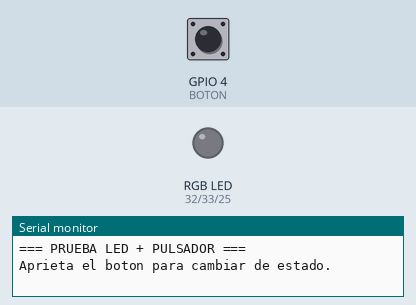
Recording of a sketch running on a simulated ESP32. Shown: an RGB LED mixed from three pins (HIGH = lit), the last lines printed to the serial monitor. Dashed ring = blinking. Inputs (shaded band) come from the test bench; at power-on: GPIO 4 (BOTON) HIGH.

Above: at 1.7 s.
1.8 s: GPIO 4 (BOTON) pulled LOW for 0.15 s
At 2.17 s:
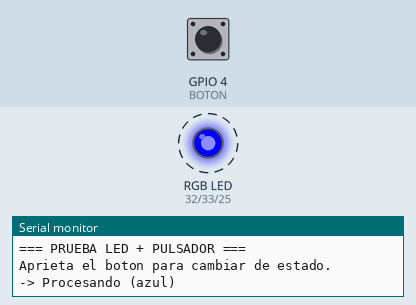
4.8 s: GPIO 4 (BOTON) pulled LOW for 1 s
At 6.7 s:
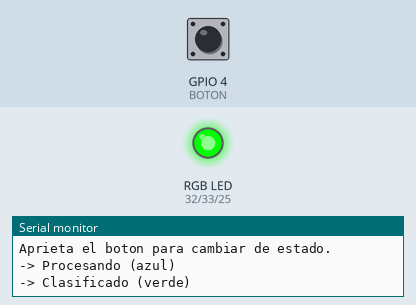
7.4 s: GPIO 4 (BOTON) pulled LOW for 0.15 s
At 8.6 s:
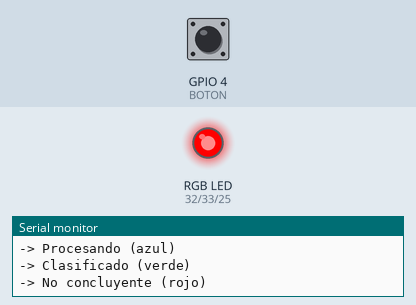
9.2 s: GPIO 4 (BOTON) pulsed LOW 2 times (0.12 s each, 0.3 s apart)
At 9.84 s:
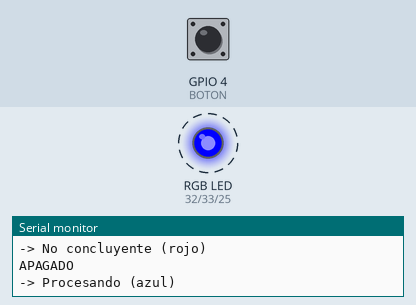
12.2 s: GPIO 4 (BOTON) pulled LOW for 3.2 s
At 12.9 s:
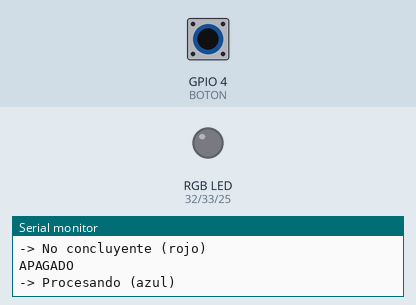
Timing chart, 0 to 17.1 s (numbered marks = the images above; inputs shaded):
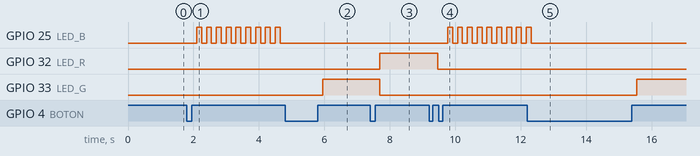

The sketch:

test_led_boton.ino
```cpp
/*
 * PRUEBA LED RGB + PULSADOR  -  ESP32 DevKit V1
 * ESTADO: PROBADO Y FUNCIONANDO
 *
 * LED catodo comun:  R -> 220ohm -> D32
 *                    G -> 220ohm -> D33
 *                    B -> 220ohm -> D25
 *                    pata larga -> GND
 * Pulsador:          una pata -> D4,  otra pata -> GND
 *
 * Cada toque del boton avanza al siguiente estado.
 */

#define LED_R   32
#define LED_G   33
#define LED_B   25
#define BOTON    4

int estado = 0;

void color(bool r, bool g, bool b) {
  digitalWrite(LED_R, r);
  digitalWrite(LED_G, g);
  digitalWrite(LED_B, b);
}

void setup() {
  Serial.begin(115200);
  delay(500);
  Serial.println("\n=== PRUEBA LED + PULSADOR ===");
  Serial.println("Aprieta el boton para cambiar de estado.\n");

  pinMode(LED_R, OUTPUT);
  pinMode(LED_G, OUTPUT);
  pinMode(LED_B, OUTPUT);
  pinMode(BOTON, INPUT_PULLUP);
  color(0, 0, 0);
}

void loop() {
  if (digitalRead(BOTON) == LOW) {
    delay(50);
    if (digitalRead(BOTON) == LOW) {
      while (digitalRead(BOTON) == LOW) delay(10);

      estado = (estado + 1) % 4;
      switch (estado) {
        case 0: Serial.println("APAGADO");                   break;
        case 1: Serial.println("-> Procesando (azul)");      break;
        case 2: Serial.println("-> Clasificado (verde)");    break;
        case 3: Serial.println("-> No concluyente (rojo)");  break;
      }
      delay(150);
    }
  }

  switch (estado) {
    case 0: color(0, 0, 0); break;
    case 1: color(0, 0, 1); delay(150); color(0, 0, 0); delay(150); break;
    case 2: color(0, 1, 0); break;
    case 3: color(1, 0, 0); break;
  }
}
```

Measured:
- after the input at 1.8 s, GPIO 25 (LED_B): alternates HIGH for 0.15 s and LOW for 0.15 s, starting after 0.30 s
- after the input at 4.8 s, GPIO 25 (LED_B): stops changing and stays LOW; GPIO 33 (LED_G): LOW → HIGH after 1.2 s
- after the input at 7.4 s, GPIO 32 (LED_R): LOW → HIGH after 0.30 s; GPIO 33 (LED_G): HIGH → LOW after 0.30 s
- after the input at 9.2 s, GPIO 25 (LED_B): alternates HIGH for 0.15 s and LOW for 0.15 s, starting after 0.57 s; GPIO 32 (LED_R): HIGH → LOW after 0.27 s
- after the input at 12.2 s, GPIO 25 (LED_B): goes on until 12.3 s, then stays LOW; GPIO 33 (LED_G): LOW → HIGH after 3.4 s
